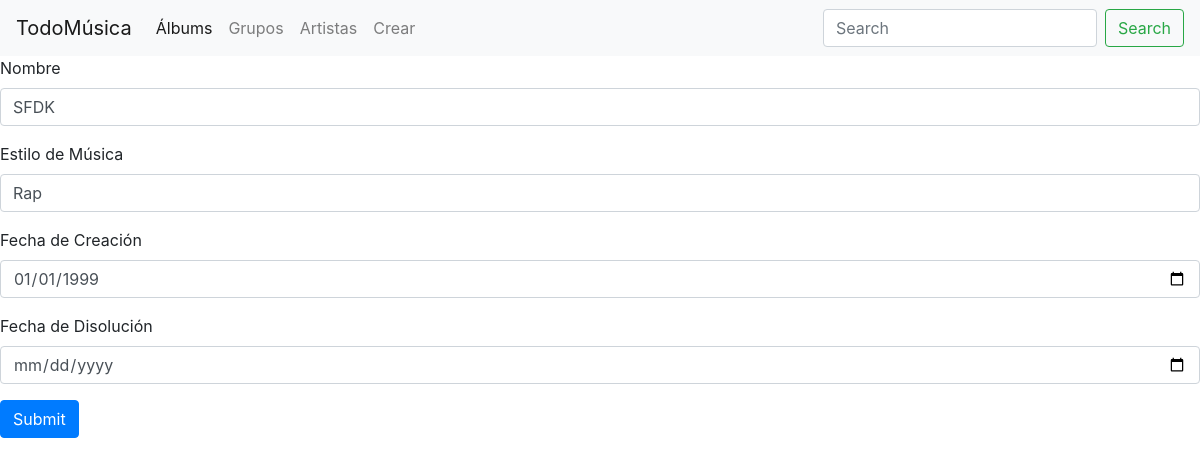
Page /editarGrupo/1/ on the earlier database version.
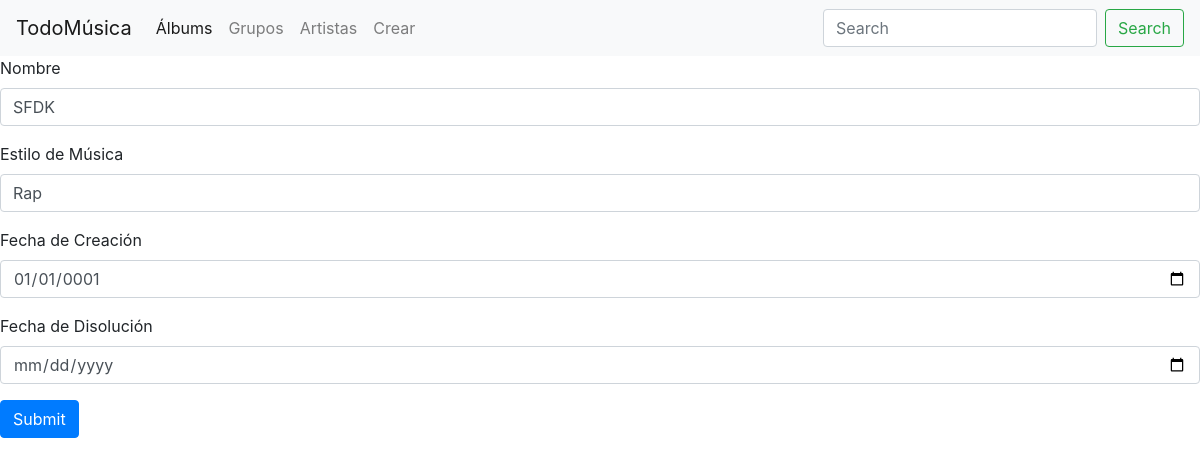
Same page on the later database version.
### miAplicacion/models.py (models this page shows)
class Grupo_Musical(models.Model):
    nombreGrupo = models.CharField(max_length=50, blank=False)
    estiloMusica = models.CharField(max_length=50)
    fecha_creacion = models.DateField(blank=False)
    fecha_disolucion = models.DateField(null=True, blank=True)

### miAplicacion/views.py (the view, shortened to what this page needs)
# urls.py: path('editarGrupo/<int:id>/',editarGrupoView,name='editarGrupo'),
def editarGrupoView(request,id):
    if request.method == 'GET':
        allGrupos = Grupo_Musical.objects.get(id = id)
        return render(request,'editarGrupo.html',{'allGrupos':allGrupos})

### templates/editarGrupo.html (shortened to what this page needs)
{% include "header.html" %}
<!DOCTYPE html>
<html lang="en">
<head>
</head>
<body>
    <form action="/editarGrupo/{{ allGrupos.id }}/" method="post">
  <div class="form-group">
    <label for="exampleInputEmail1">Nombre</label>
    <input type="text" name="nombre" class="form-control" id="nombreGrupo" value = "{{ allGrupos.nombreGrupo }}">
  </div>
 <div class="form-group">
    <label for="exampleInputEmail1">Estilo de Música</label>
    <input type="text" name="estilo" class="form-control" id="estilo" value= "{{ allGrupos.estiloMusica }}">
  </div>
  <div class="form-group">
    <label for="exampleInputEmail1">Fecha de Creación</label>
    <input type="date" name="fechaCreacion" class="form-control" id="fechaCreacion" value="{{ allGrupos.fecha_creacion|date:'Y-m-d' }}">
  </div>
   <div class="form-group">
    <label for="exampleInputEmail1">Fecha de Disolución</label>
    <input type="date" name="FechaDisolucion" class="form-control" id="fechaDisolucion" value= "{{ allGrupos.fecha_disolucion|date:'Y-m-d'}}" >
  </div>
  <button type="submit" class="btn btn-primary">Submit</button>
</form>
</body>
</html>

Differences in the rows shown:
changed Grupo_Musical "SFDK": fechaCreacion "01/01/1999" → "01/01/0001"
